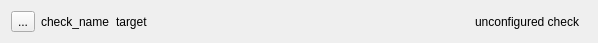
<?xml version="1.0" encoding="UTF-8"?>
<ui version="4.0">
 <class>Form</class>
 <widget class="QWidget" name="Form">
  <property name="geometry">
   <rect>
    <x>0</x>
    <y>0</y>
    <width>598</width>
    <height>43</height>
   </rect>
  </property>
  <property name="windowTitle">
   <string>Form</string>
  </property>
  <layout class="QHBoxLayout" name="horizontalLayout">
   <item>
    <widget class="QToolButton" name="child_button">
     <property name="text">
      <string>...</string>
     </property>
    </widget>
   </item>
   <item>
    <widget class="QLabel" name="name_label">
     <property name="text">
      <string>check_name</string>
     </property>
    </widget>
   </item>
   <item>
    <widget class="QLabel" name="target_label">
     <property name="text">
      <string>target</string>
     </property>
    </widget>
   </item>
   <item>
    <spacer name="horizontalSpacer">
     <property name="orientation">
      <enum>Qt::Horizontal</enum>
     </property>
     <property name="sizeHint" stdset="0">
      <size>
       <width>40</width>
       <height>20</height>
      </size>
     </property>
    </spacer>
   </item>
   <item>
    <widget class="QLabel" name="check_summary_label">
     <property name="text">
      <string>unconfigured check</string>
     </property>
    </widget>
   </item>
   <item>
    <widget class="QWidget" name="status_label_placeholder" native="true">
     <property name="maximumSize">
      <size>
       <width>16777215</width>
       <height>25</height>
      </size>
     </property>
    </widget>
   </item>
  </layout>
 </widget>
 <resources/>
 <connections/>
</ui>
